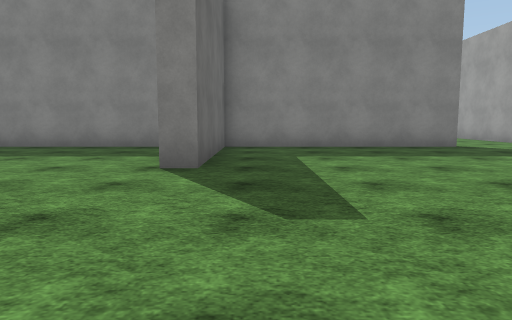
[1] (above)

16 first-person views from a walk through a scene from a Unity 3-D project. The camera is 1.2 m above the floor, tilts 6° down and sees 70° across. The floor is counted in squares, 2 m on a side. Each view is taken from the middle of a square. On the plan, view 1 faces up. The plan holds only what a view shows up to about 10 squares ahead; the rest is blank. The place goes on beyond the plan. The player is left out. Surface patterns are stand-ins for the level's own textures.

[2]
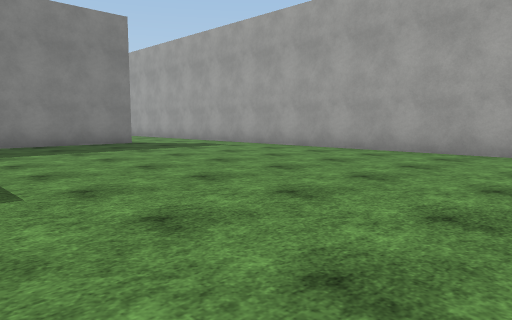

[3]
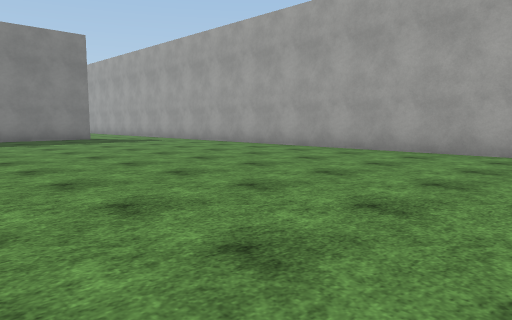

[4]
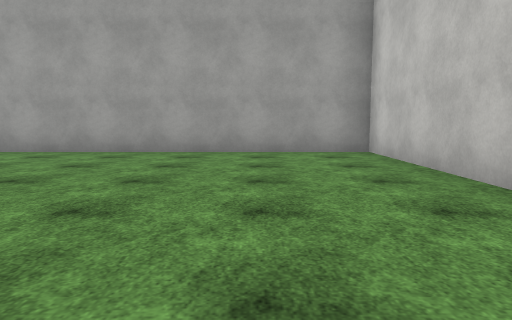

[5]
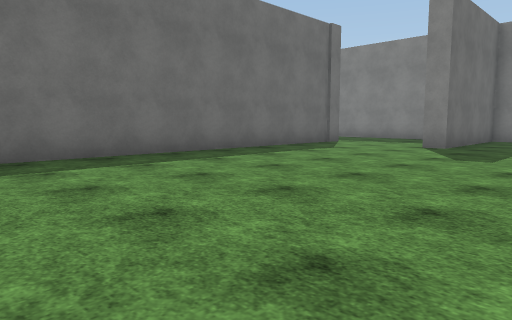

[6]
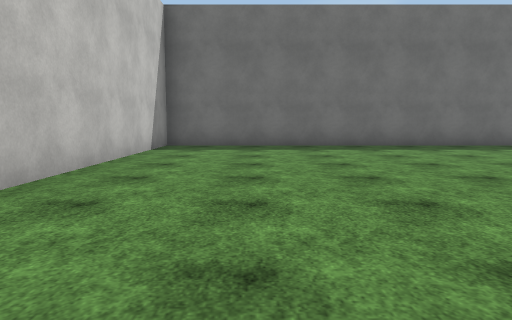

[7]
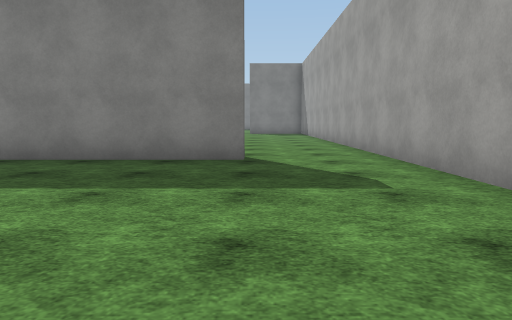

[8]
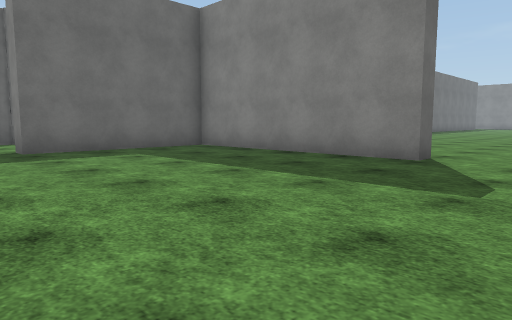

[9]
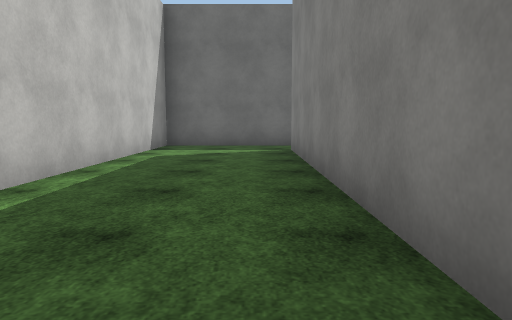

[10]
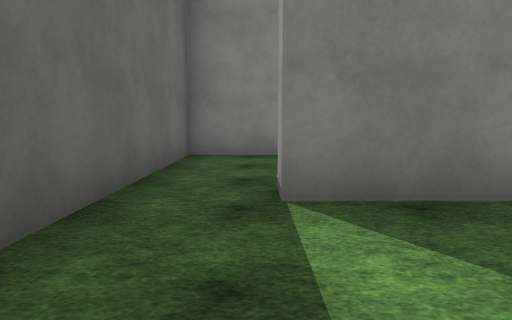

[11]
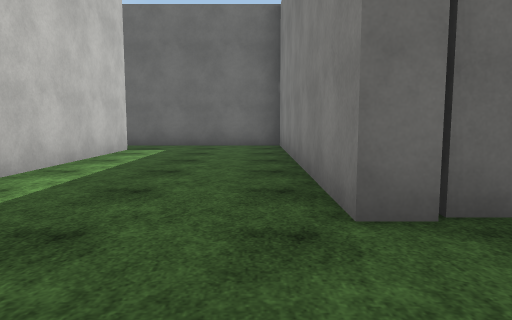

[12]
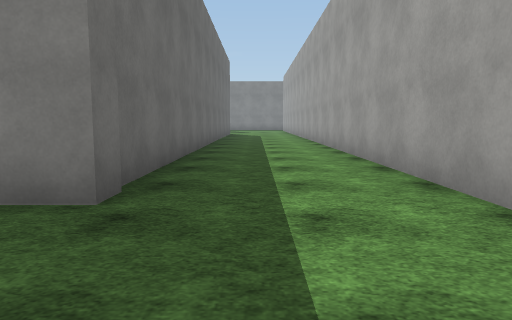

[13]
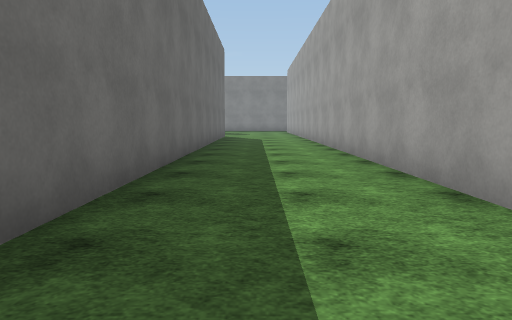

[14]
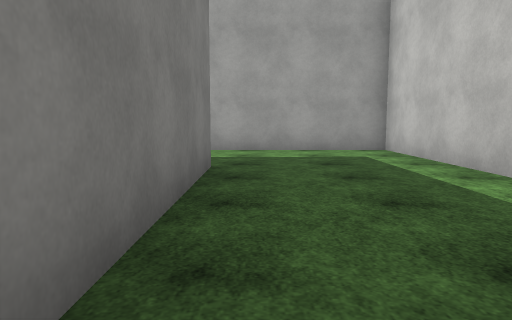

[15]
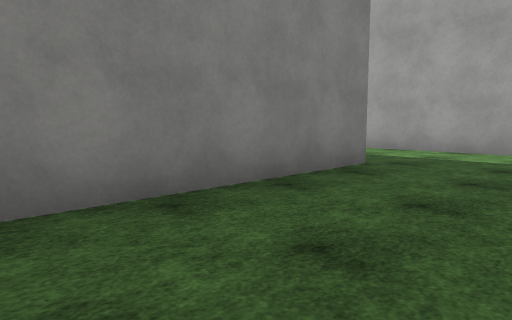

[16]
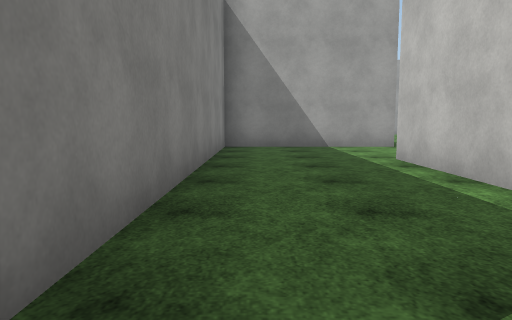

### Floor plan
Points are (right, up) in squares from view 1. A wall is a line through its corners. A room is listed if a view was taken in it or the views show most of it. See-through windows are left out.
Room 1 (views 1, 2, 3, 4, 5, 6, 7, 8)
walls: (-4.2, 5.4) (-4.2, -6.2) (7.3, -6.2) (7.3, 10.5); (4.8, 9.4) (4.8, 8.7) (-0.7, 8.7) (-0.7, 4.7) (-1.2, 4.7)
ways out: opening at (-2.5, 5) to room 2; opening at (6, 9.7)
Room 2 (views 9, 10, 16)
walls: (-1.2, 4.7) (-1.2, 8.7) (-9.8, 8.7) (-9.8, 9.3); (-11.2, 9.4) (-11.2, 5.8) (-4.1, 5.8)
ways out: opening at (-2.5, 5) to room 1; opening at (-10, 9) to room 3
Room 3 (views 11, 12, 13, 14, 15)
walls: (-9.8, 9.3) (-1.2, 9.3) (-1.2, 23.1); (-4.2, 23.1) (-4.2, 12.6) (-11.2, 12.6) (-11.2, 9.4)
ways out: opening at (-10, 9) to room 2

Where each view was taken, in squares from view 1:
view 1: 0 up, 0 right, facing up
view 2: 1 down, 0 right, facing up-right
view 3: 4 down, 0 right, facing up-right
view 4: 4 down, 0 right, facing right
view 5: 4 down, 2 right, facing up-left
view 6: 4 down, 5 right, facing left
view 7: 3 up, 5 right, facing up
view 8: 3 up, 7 right, facing up-left
view 9: 8 up, 2 left, facing left
view 10: 6 up, 10 left, facing up
view 11: 12 up, 2 left, facing left
view 12: 10 up, 3 left, facing up
view 13: 13 up, 3 left, facing up
view 14: 12 up, 9 left, facing right
view 15: 10 up, 9 left, facing up-right
view 16: 8 up, 10 left, facing right
